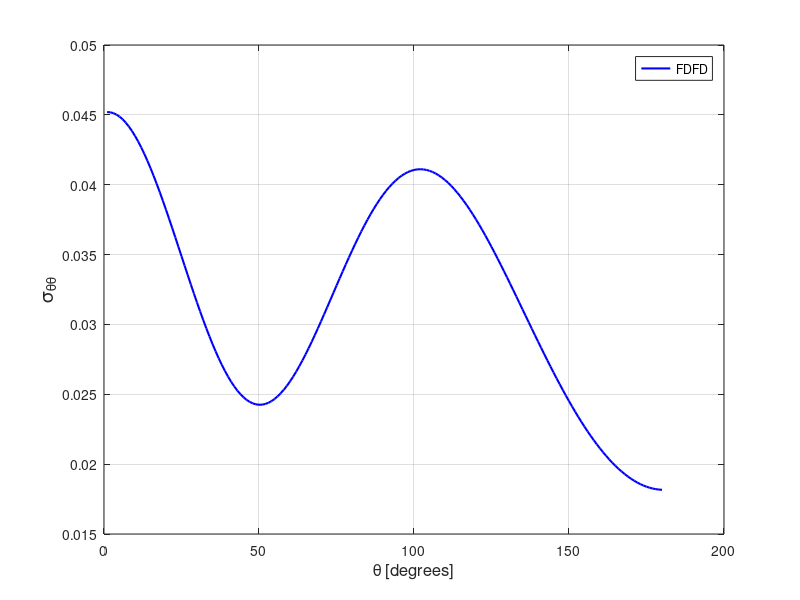

Write MATLAB code to recreate this figure.
stt = [ 
    1  0.45198247E-01
    2  0.45185044E-01
    3  0.45126311E-01
    4  0.45022458E-01
    5  0.44874404E-01
    6  0.44682208E-01
    7  0.44447217E-01
    8  0.44170365E-01
    9  0.43852821E-01
   10  0.43496393E-01
   11  0.43102283E-01
   12  0.42672679E-01
   13  0.42208880E-01
   14  0.41713782E-01
   15  0.41189149E-01
   16  0.40637251E-01
   17  0.40060956E-01
   18  0.39462321E-01
   19  0.38844448E-01
   20  0.38209725E-01
   21  0.37561025E-01
   22  0.36901336E-01
   23  0.36233474E-01
   24  0.35560142E-01
   25  0.34884308E-01
   26  0.34208816E-01
   27  0.33536617E-01
   28  0.32870490E-01
   29  0.32213092E-01
   30  0.31567272E-01
   31  0.30935636E-01
   32  0.30320672E-01
   33  0.29724870E-01
   34  0.29150626E-01
   35  0.28599882E-01
   36  0.28075129E-01
   37  0.27577993E-01
   38  0.27110618E-01
   39  0.26674498E-01
   40  0.26271064E-01
   41  0.25901560E-01
   42  0.25567355E-01
   43  0.25269585E-01
   44  0.25008935E-01
   45  0.24786098E-01
   46  0.24601439E-01
   47  0.24455516E-01
   48  0.24348337E-01
   49  0.24279833E-01
   50  0.24249867E-01
   51  0.24258114E-01
   52  0.24304071E-01
   53  0.24387078E-01
   54  0.24506290E-01
   55  0.24660684E-01
   56  0.24849331E-01
   57  0.25070867E-01
   58  0.25323963E-01
   59  0.25607338E-01
   60  0.25919491E-01
   61  0.26258385E-01
   62  0.26622422E-01
   63  0.27010048E-01
   64  0.27419228E-01
   65  0.27847968E-01
   66  0.28294673E-01
   67  0.28756842E-01
   68  0.29232696E-01
   69  0.29720549E-01
   70  0.30217677E-01
   71  0.30722270E-01
   72  0.31232251E-01
   73  0.31745832E-01
   74  0.32261092E-01
   75  0.32775342E-01
   76  0.33287752E-01
   77  0.33795357E-01
   78  0.34297083E-01
   79  0.34790855E-01
   80  0.35275098E-01
   81  0.35748113E-01
   82  0.36208425E-01
   83  0.36654364E-01
   84  0.37084676E-01
   85  0.37498225E-01
   86  0.37893523E-01
   87  0.38269319E-01
   88  0.38625147E-01
   89  0.38959473E-01
   90  0.39272081E-01
   91  0.39561562E-01
   92  0.39827496E-01
   93  0.40069316E-01
   94  0.40286195E-01
   95  0.40478673E-01
   96  0.40645834E-01
   97  0.40786628E-01
   98  0.40902402E-01
   99  0.40992413E-01
  100  0.41056417E-01
  101  0.41095234E-01
  102  0.41108072E-01
  103  0.41095883E-01
  104  0.41058671E-01
  105  0.40997043E-01
  106  0.40911097E-01
  107  0.40801406E-01
  108  0.40668860E-01
  109  0.40513411E-01
  110  0.40336087E-01
  111  0.40137284E-01
  112  0.39918087E-01
  113  0.39678704E-01
  114  0.39420355E-01
  115  0.39143585E-01
  116  0.38849335E-01
  117  0.38538333E-01
  118  0.38211528E-01
  119  0.37869673E-01
  120  0.37513528E-01
  121  0.37144221E-01
  122  0.36762413E-01
  123  0.36369402E-01
  124  0.35965662E-01
  125  0.35552237E-01
  126  0.35130061E-01
  127  0.34700047E-01
  128  0.34262974E-01
  129  0.33819757E-01
  130  0.33371426E-01
  131  0.32918565E-01
  132  0.32462258E-01
  133  0.32003336E-01
  134  0.31542242E-01
  135  0.31080419E-01
  136  0.30618023E-01
  137  0.30156156E-01
  138  0.29695621E-01
  139  0.29237155E-01
  140  0.28781069E-01
  141  0.28328564E-01
  142  0.27880052E-01
  143  0.27436242E-01
  144  0.26997717E-01
  145  0.26565222E-01
  146  0.26138980E-01
  147  0.25719898E-01
  148  0.25308488E-01
  149  0.24905181E-01
  150  0.24510223E-01
  151  0.24124617E-01
  152  0.23748282E-01
  153  0.23381718E-01
  154  0.23025742E-01
  155  0.22680134E-01
  156  0.22345657E-01
  157  0.22022361E-01
  158  0.21710759E-01
  159  0.21411028E-01
  160  0.21123368E-01
  161  0.20848103E-01
  162  0.20585433E-01
  163  0.20335594E-01
  164  0.20098668E-01
  165  0.19874951E-01
  166  0.19664265E-01
  167  0.19467290E-01
  168  0.19283647E-01
  169  0.19113680E-01
  170  0.18957477E-01
  171  0.18814983E-01
  172  0.18686652E-01
  173  0.18571975E-01
  174  0.18471427E-01
  175  0.18384855E-01
  176  0.18312450E-01
  177  0.18254152E-01
  178  0.18209826E-01
  179  0.18179895E-01
  180  0.18163968E-01
  181  0.18162211E-01
  182  0.18174697E-01
  183  0.18201200E-01
  184  0.18241951E-01
  185  0.18296849E-01
  186  0.18365804E-01
  187  0.18448861E-01
  188  0.18546015E-01
  189  0.18657051E-01
  190  0.18782163E-01
  191  0.18920939E-01
  192  0.19073877E-01
  193  0.19240264E-01
  194  0.19420363E-01
  195  0.19613996E-01
  196  0.19821171E-01
  197  0.20041702E-01
  198  0.20275285E-01
  199  0.20521834E-01
  200  0.20781279E-01
  201  0.21053478E-01
  202  0.21337973E-01
  203  0.21634882E-01
  204  0.21943640E-01
  205  0.22264130E-01
  206  0.22596221E-01
  207  0.22939295E-01
  208  0.23293229E-01
  209  0.23657648E-01
  210  0.24032153E-01
  211  0.24416368E-01
  212  0.24809856E-01
  213  0.25212254E-01
  214  0.25622955E-01
  215  0.26041584E-01
  216  0.26467625E-01
  217  0.26900476E-01
  218  0.27339738E-01
  219  0.27784530E-01
  220  0.28234661E-01
  221  0.28689109E-01
  222  0.29147400E-01
  223  0.29608862E-01
  224  0.30072708E-01
  225  0.30538514E-01
  226  0.31005155E-01
  227  0.31472094E-01
  228  0.31938460E-01
  229  0.32403510E-01
  230  0.32866664E-01
  231  0.33326693E-01
  232  0.33782896E-01
  233  0.34234386E-01
  234  0.34680717E-01
  235  0.35120431E-01
  236  0.35552617E-01
  237  0.35976939E-01
  238  0.36392037E-01
  239  0.36797315E-01
  240  0.37191704E-01
  241  0.37574258E-01
  242  0.37944082E-01
  243  0.38300414E-01
  244  0.38641915E-01
  245  0.38968328E-01
  246  0.39278422E-01
  247  0.39571442E-01
  248  0.39846364E-01
  249  0.40102508E-01
  250  0.40338788E-01
  251  0.40555142E-01
  252  0.40750246E-01
  253  0.40923502E-01
  254  0.41074056E-01
  255  0.41201845E-01
  256  0.41305616E-01
  257  0.41385327E-01
  258  0.41440174E-01
  259  0.41469902E-01
  260  0.41473929E-01
  261  0.41452471E-01
  262  0.41404635E-01
  263  0.41330751E-01
  264  0.41230060E-01
  265  0.41103397E-01
  266  0.40950391E-01
  267  0.40771298E-01
  268  0.40566210E-01
  269  0.40335108E-01
  270  0.40079158E-01
  271  0.39798163E-01
  272  0.39493464E-01
  273  0.39165094E-01
  274  0.38813982E-01
  275  0.38441297E-01
  276  0.38047418E-01
  277  0.37634101E-01
  278  0.37202094E-01
  279  0.36752757E-01
  280  0.36287468E-01
  281  0.35807483E-01
  282  0.35314359E-01
  283  0.34809921E-01
  284  0.34295529E-01
  285  0.33773251E-01
  286  0.33244617E-01
  287  0.32711457E-01
  288  0.32175843E-01
  289  0.31639930E-01
  290  0.31105412E-01
  291  0.30574493E-01
  292  0.30049119E-01
  293  0.29531473E-01
  294  0.29024065E-01
  295  0.28528091E-01
  296  0.28046370E-01
  297  0.27580878E-01
  298  0.27133394E-01
  299  0.26706208E-01
  300  0.26301075E-01
  301  0.25919927E-01
  302  0.25564887E-01
  303  0.25237499E-01
  304  0.24939371E-01
  305  0.24672026E-01
  306  0.24437202E-01
  307  0.24236256E-01
  308  0.24070054E-01
  309  0.23940183E-01
  310  0.23847340E-01
  311  0.23792308E-01
  312  0.23775943E-01
  313  0.23798818E-01
  314  0.23860859E-01
  315  0.23962716E-01
  316  0.24104310E-01
  317  0.24285385E-01
  318  0.24505613E-01
  319  0.24764692E-01
  320  0.25061835E-01
  321  0.25396042E-01
  322  0.25766429E-01
  323  0.26171772E-01
  324  0.26610617E-01
  325  0.27081745E-01
  326  0.27583130E-01
  327  0.28113052E-01
  328  0.28669506E-01
  329  0.29250599E-01
  330  0.29853869E-01
  331  0.30477045E-01
  332  0.31117389E-01
  333  0.31772669E-01
  334  0.32440171E-01
  335  0.33117089E-01
  336  0.33800583E-01
  337  0.34487989E-01
  338  0.35176188E-01
  339  0.35862431E-01
  340  0.36543969E-01
  341  0.37217528E-01
  342  0.37880406E-01
  343  0.38530149E-01
  344  0.39163209E-01
  345  0.39777312E-01
  346  0.40369652E-01
  347  0.40937845E-01
  348  0.41479200E-01
  349  0.41991275E-01
  350  0.42471994E-01
  351  0.42919185E-01
  352  0.43330848E-01
  353  0.43705236E-01
  354  0.44040840E-01
  355  0.44335872E-01
  356  0.44589259E-01
  357  0.44799909E-01
  358  0.44966556E-01
  359  0.45088924E-01
  360  0.45166276E-01
 ]; 
plot(stt(1:180,1),stt(1:180,2),'b-','linewidth',1.5 ); 
grid on 
legend('FDFD');
xlabel('\theta [degrees]','FontSize',12);
ylabel('\sigma_{\theta\theta}','FontSize',14);
